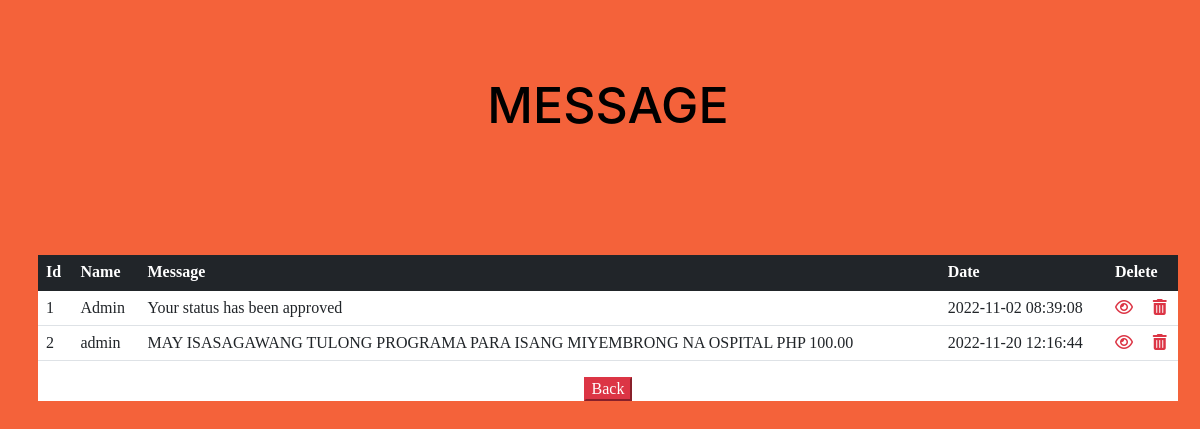
Screenshot of /userpage/read_msg.php with the database file from the repository.
### tables this page shows
CREATE TABLE `notification` (
  `id` int(11) NOT NULL,
  `name` varchar(255) NOT NULL,
  `message` varchar(255) NOT NULL,
  `status` int(12) NOT NULL DEFAULT 0,
  `cr_date` datetime NOT NULL
);

### userpage/read_msg.php (the view, shortened to what this page needs)
<?php
include_once '../memberslist/notifdb.php';
?>
<!doctype html>
<html lang="en">
  <head>
        <link href="https://cdn.jsdelivr.net/npm/bootstrap-icons@1.5.0/font/bootstrap-icons.css" rel="stylesheet" />
        <link href="https://cdnjs.cloudflare.com/ajax/libs/SimpleLightbox/2.1.0/simpleLightbox.min.css" rel="stylesheet" />
        <link href="user.css" rel="stylesheet" />
        </head>
        <body class="bg-primary">
            <h3 class="sectiontext">MESSAGE</h3>
        <div class="container mt-5" id="table1" >
            <div class="row">
            <table class="table">
            <thead class="table-dark">
            <tr>
            <th scope="col">Id</th>
            <th scope="col">Name</th>
            <th scope="col">Message</th>
            <th scope="col">Date</th>
            <th scope="col" colspan="2">Delete</th>
            </tr>
        </thead>
        <tbody class="table-group-divider">
        <?php
        $sql_get = mysqli_query($con,"SELECT * FROM notification WHERE status=1");
        while($main_result = mysqli_fetch_assoc($sql_get)) :
        ?>
            <tr>
            <td><?php echo $main_result ['id']; ?> </td>
            <td><?php echo $main_result ['name']; ?> </td>
            <td><?php echo $main_result ['message']; ?> </td>
            <td><?php echo $main_result ['cr_date']; ?> </td>
            <td><a href="msgview.php?id=<?php echo $main_result['id'];?>" class="text-danger"><i class="fa fa-eye"></i></a> </td>
            <td><a href="msgdelete.php?id=<?php echo $main_result['id'];?>" class="text-danger"><i class="fa fa-trash"></i></a> </td>
            </tr>
            <?php endwhile ?>
            </tbody>
            </table>
            </div>
           <center> <button onclick="history.back()" class="btn-danger">Back</button></center>
        </div>
  </body>
</html>

### userpage/read_msg.php (style rules this page uses)
#table1 { margin-top: 10% !important; background-color:white; }
.sectiontext { margin-top:75px; font-size:50px; text-align:center; }
body { background-color:primary; }

### rows the page displays
notification: id "1", name "Admin", message "Your status has been approved", cr_date "2022-11-02 08:39:08"
notification: id "2", name "admin", message "MAY ISASAGAWANG TULONG PROGRAMA PARA ISANG MIYEMBRONG NA OSPITAL PHP 100.00", cr_date "2022-11-20 12:16:44"
